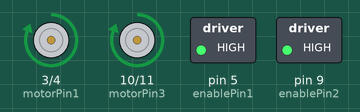
This sketch was run on a simulated Arduino Uno, built with avr-gcc and run on an emulated ATmega328P. Shown: motor-driver pin pairs drawn as motors (green arrow = first pin HIGH = forward, orange = second pin HIGH = backward, longer = more drive), switched loads named in the sketch (green lamp = pin HIGH).

Above: at 0.1 s.
At 5.1 s:
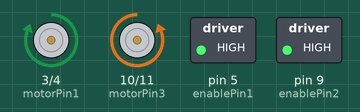
At 10.1 s:
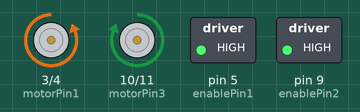
At 20.1 s:
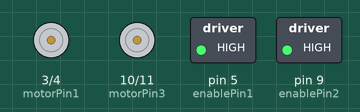
Timing chart, 0 to 21.6 s (numbered marks = the images above):
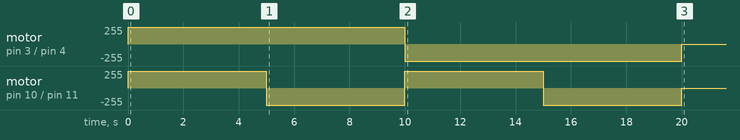

The sketch:

MotorNavigationNoEncoder.ino
```cpp
// Motor1 control pins
const int motorPin1 = 3; // IN1 on L293D
const int motorPin2 = 4; // IN2 on L293D
const int enablePin1 = 5; // EN1 on L293D
// Motor2 control pins
const int motorPin3 = 10; // IN3 on L293D
const int motorPin4 = 11; // IN4 on L293D
const int enablePin2 = 9; // EN2 on L293D

// For counting time increments
enum {stop, moveForward, moveRight, moveLeft, moveBackward};
unsigned char roboState;

void setup() {
  // Set motor1 control pins as outputs
  pinMode(motorPin1, OUTPUT);
  pinMode(motorPin2, OUTPUT);
  pinMode(enablePin1, OUTPUT);

  // Set motor2 control pins as outputs
  pinMode(motorPin3, OUTPUT);
  pinMode(motorPin4, OUTPUT);
  pinMode(enablePin2, OUTPUT);

  // Ensure motor1 is off at the start
  digitalWrite(motorPin1, LOW);
  digitalWrite(motorPin2, LOW);
  digitalWrite(enablePin1, HIGH); // Enable the motor driver

  // Ensure motor2 is off at the start
  digitalWrite(motorPin3, LOW);
  digitalWrite(motorPin4, LOW);
  digitalWrite(enablePin2, HIGH); // Enable the motor driver

  roboState = moveForward;
}

void loop() {
  switch(roboState){
    case stop:
    	digitalWrite(motorPin1, LOW);
        digitalWrite(motorPin2, LOW);

    	digitalWrite(motorPin3, LOW);
        digitalWrite(motorPin4, LOW);

    	break;

    case moveForward:
    	// Rotate motor1 forward
        digitalWrite(motorPin1, HIGH);
        digitalWrite(motorPin2, LOW);

    	 // Rotate motor2 forward
        digitalWrite(motorPin3, HIGH);
        digitalWrite(motorPin4, LOW);

    	delay(5000);

    	roboState = moveRight;
        break;

    case moveRight:
    	// Rotate motor1 forward
        digitalWrite(motorPin1, HIGH);
        digitalWrite(motorPin2, LOW);

    	 // Rotate motor2 backward
        digitalWrite(motorPin3, LOW);
        digitalWrite(motorPin4, HIGH);

        delay(5000);
        roboState = moveLeft;
        break;

     case moveLeft:
    	// Rotate motor1 backward
        digitalWrite(motorPin1, LOW);
        digitalWrite(motorPin2, HIGH);

    	 // Rotate motor2 forward
        digitalWrite(motorPin3, HIGH);
        digitalWrite(motorPin4, LOW);

        delay(5000);
        roboState = moveBackward;
        break;

    case moveBackward:
    	// Rotate motor1 backward
        digitalWrite(motorPin1, LOW);
        digitalWrite(motorPin2, HIGH);

    	 // Rotate motor2 backward
        digitalWrite(motorPin3, LOW);
        digitalWrite(motorPin4, HIGH);

        delay(5000);
        roboState = stop;
        break;

    default:
    	Serial.println("\n We hit the default");
      	roboState = moveForward;
  }

}
```

Measured:
- by itself, motor on pin 3 (motorPin1) / pin 4 (motorPin2): stopped → forward 255/255 at 0.00 s, → backward 255/255 10.0 s later, → stopped 10.0 s later
- by itself, motor on pin 10 (motorPin3) / pin 11 (motorPin4): stopped → forward 255/255 at 0.00 s, → backward 255/255 5.0 s later, → forward 255/255 5.0 s later, → backward 255/255 5.0 s later, … (5 changes in this stretch)
